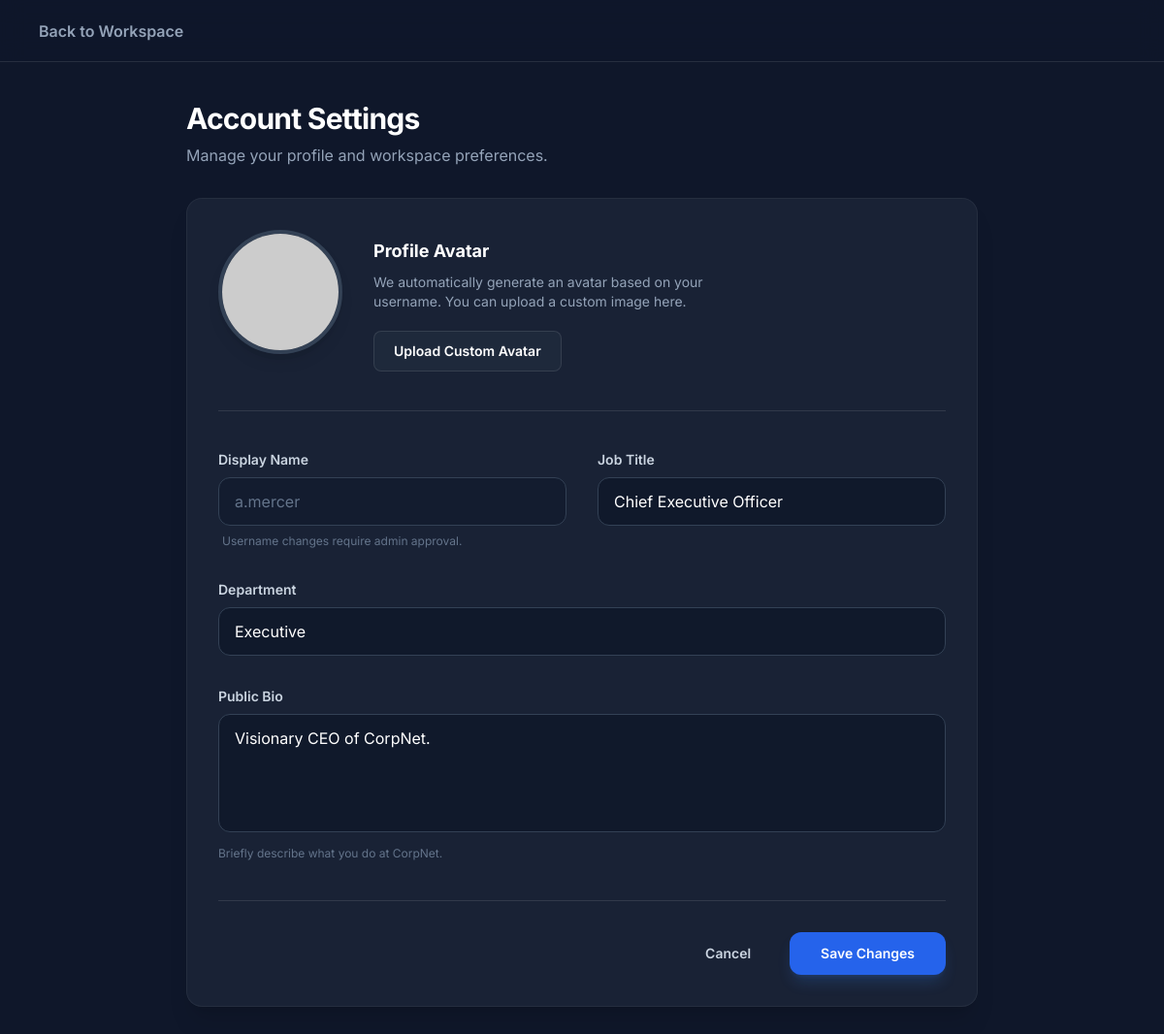
Page /app/settings (signed in) on the committed database.
### tables this page shows
CREATE TABLE users (
            id INTEGER PRIMARY KEY AUTOINCREMENT,
            username TEXT NOT NULL,
            password TEXT NOT NULL,
            role TEXT DEFAULT 'user',
            department TEXT DEFAULT 'General',
            title TEXT DEFAULT 'Employee',
            internal_profile TEXT,
            bio TEXT DEFAULT 'Hey there! I am using Nexus Connect.'
        );

### app.py (the view, shortened to what this page needs)
@app.route('/app/settings', methods=['GET', 'POST'])
def settings():
    user = get_current_user()
    if not user:
        return redirect(url_for('login'))
    db = get_db()
    cursor = db.cursor()
    message = None
    cursor.execute("SELECT * FROM users WHERE id=?", (user['id'],))
    db_user = cursor.fetchone()
    return render_template('settings.html', current_user=db_user, message=message)

### app.py (called while the page is built)
def get_db():
    db = getattr(g, '_database', None)
    if db is None:
        db = g._database = sqlite3.connect(DATABASE)
        db.row_factory = sqlite3.Row
    return db

@app.teardown_appcontext
def close_connection(exception):
    db = getattr(g, '_database', None)
    if db is not None:
        db.close()

def get_current_user():
    session_id = request.cookies.get('session_id')
    if not session_id:
        return None
    return getattr(app, 'sessions', {}).get(session_id)

### templates/settings.html (shortened to what this page needs)
<!DOCTYPE html>
<html lang="en">
<head>
    <script src="https://cdn.tailwindcss.com"></script>
</head>
<body class="min-h-screen flex flex-col">
    <header class="h-16 flex items-center px-8 border-b border-white/10 z-20 bg-slate-900/50 backdrop-blur-md sticky top-0">
        <a href="/app" class="text-slate-400 hover:text-white font-semibold flex items-center gap-2 transition-colors">
             Back to Workspace
        </a>
    </header>
    <div class="flex-1 max-w-4xl w-full mx-auto p-10">
        <div class="mb-8">
            <h1 class="text-3xl font-bold text-white tracking-tight">Account Settings</h1>
            <p class="text-slate-400 mt-2">Manage your profile and workspace preferences.</p>
        </div>
        <div class="glass-panel rounded-2xl p-8 shadow-xl">
            <form method="POST" action="/app/settings">
                <div class="flex items-start gap-8 mb-10 pb-10 border-b border-white/10">
                    <div class="w-32 h-32 rounded-full overflow-hidden border-4 border-slate-700 shadow-lg relative group cursor-pointer">
                        <img src="https://ui-avatars.com/api/?name={{ current_user.username }}&background=2563eb&color=fff&size=256" class="w-full h-full object-cover" alt="Profile Photo">
                    </div>
                    <div class="flex-1 pt-2">
                        <h3 class="font-bold text-lg text-white mb-2">Profile Avatar</h3>
                        <p class="text-sm text-slate-400 mb-5 max-w-sm">We automatically generate an avatar based on your username. You can upload a custom image here.</p>
                        <button type="button" class="bg-slate-800 hover:bg-slate-700 text-white px-5 py-2.5 rounded-lg text-sm font-semibold transition-colors border border-white/10">
                            Upload Custom Avatar
                        </button>
                    </div>
                </div>
                <div class="space-y-8">
                    <div class="grid grid-cols-2 gap-8">
                        <div>
                            <label class="block text-sm font-semibold text-slate-300 mb-2">Display Name</label>
                            <input type="text" value="{{ current_user.username }}" disabled class="w-full bg-slate-900/50 border border-slate-700 rounded-xl px-4 py-3 text-slate-500 cursor-not-allowed">
                            <p class="text-xs text-slate-500 mt-2 flex items-center gap-1"> Username changes require admin approval.</p>
                        </div>
                        <div>
                            <label class="block text-sm font-semibold text-slate-300 mb-2">Job Title</label>
                            <input type="text" name="title" value="{{ current_user.title }}" class="w-full bg-slate-900/80 border border-slate-700 rounded-xl px-4 py-3 text-white focus:outline-none focus:border-blue-500 transition-colors">
                        </div>
                    </div>
                    <div>
                        <label class="block text-sm font-semibold text-slate-300 mb-2">Department</label>
                        <input type="text" name="department" value="{{ current_user.department }}" class="w-full bg-slate-900/80 border border-slate-700 rounded-xl px-4 py-3 text-white focus:outline-none focus:border-blue-500 transition-colors">
                    </div>
                    <div>
                        <label class="block text-sm font-semibold text-slate-300 mb-2">Public Bio</label>
                        <textarea name="bio" rows="4" class="w-full bg-slate-900/80 border border-slate-700 rounded-xl px-4 py-3 text-white focus:outline-none focus:border-blue-500 transition-colors resize-none">{{ current_user.bio }}</textarea>
                        <p class="text-xs text-slate-500 mt-2">Briefly describe what you do at CorpNet.</p>
                    </div>
                </div>
                <div class="mt-10 pt-8 border-t border-white/10 flex justify-end gap-4">
                    <a href="/app" class="px-6 py-3 rounded-xl text-sm font-semibold text-slate-300 hover:text-white hover:bg-slate-800 transition-colors">Cancel</a>
                    <button type="submit" class="bg-blue-600 hover:bg-blue-500 text-white px-8 py-3 rounded-xl text-sm font-semibold transition-colors shadow-lg shadow-blue-500/20">
                        Save Changes
                    </button>
                </div>
            </form>
        </div>
    </div>
</body>
</html>

### templates/settings.html (style rules this page uses)
body { font-family: 'Inter', sans-serif; background-color: #0f172a; color: #f8fafc; }
.glass-panel { background: rgba(30, 41, 59, 0.7); backdrop-filter: blur(16px); border: 1px solid rgba(255, 255, 255, 0.05); }

### rows in the picture
users: username "a.mercer", title "Chief Executive Officer", department "Executive", bio "Visionary CEO of CorpNet."
